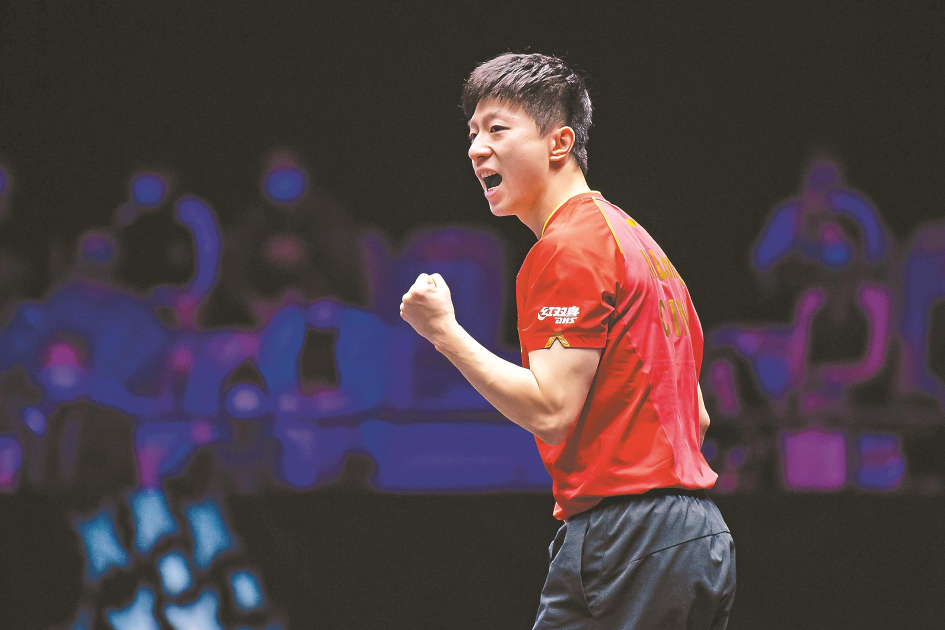
#> input picture photos/马龙.jpg, 1890 x 1260 px (shown at 1/2 size)
$ python process-player-photos.py
#> lines starting #> are read from the running program, lines starting #| are printed output that depends on the picture
from pathlib import Path

from PIL import Image, ImageOps


ROOT = Path(__file__).resolve().parents[1]
SOURCE = ROOT / "photos"
DESTINATION = ROOT / "apps" / "web" / "public" / "assets" / "players"
SIZE = (512, 512)

# centering is the normalized focal point retained while filling a square crop.
# Adjust these values when a source image changes; original photos are read-only.
PLAYERS = (
    ("ma-long", "马龙.jpg", (0.50, 0.50)),
    ("fan-zhendong", "樊振东.png", (0.50, 0.48)),
    ("zhang-jike", "张继科.jpg", (0.50, 0.48)),
    ("xu-xin", "许昕.jpg", (0.50, 0.45)),
    ("wang-chuqin", "王楚钦.jpg", (0.50, 0.48)),
    ("lin-gaoyuan", "林高远.jpg", (0.50, 0.50)),
    ("tomokazu-harimoto", "张本智和.jpg", (0.50, 0.48)),
    ("truls-moregard", "莫雷加德.png", (0.50, 0.45)),
)


def main() -> None:
    DESTINATION.mkdir(parents=True, exist_ok=True)
    for player_id, filename, focal_point in PLAYERS:
        source_path = SOURCE / filename
        if not source_path.is_file():
            raise FileNotFoundError(f"Missing source photo: {source_path}")
        with Image.open(source_path) as image:
#> image is the input picture: PIL image 1890x1260 RGB; mean R, G, B 76.4, 61.5, 67.4
            source_size = image.size
#> source_size = (1890, 1260)
            portrait = ImageOps.fit(
                image.convert("RGB"),
                SIZE,
                method=Image.Resampling.LANCZOS,
                centering=focal_point,
            )
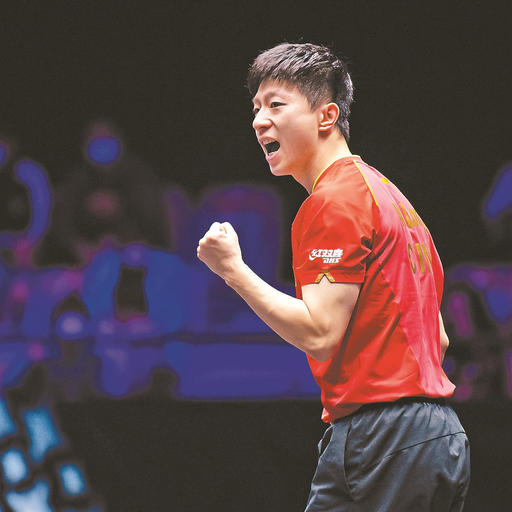
#> portrait: PIL image 512x512 RGB; mean R, G, B 85, 66, 70.8
            output_path = DESTINATION / f"{player_id}.webp"
            portrait.save(output_path, format="WEBP", quality=88, method=6)
        print(f"{filename} {source_size[0]}x{source_size[1]} -> {output_path.name} 512x512")
#| 马龙.jpg 1890x1260 -> ma-long.webp 512x512
#> pass 2 of the loop in main, `for player_id, filename, focal_point in PLAYERS:`:
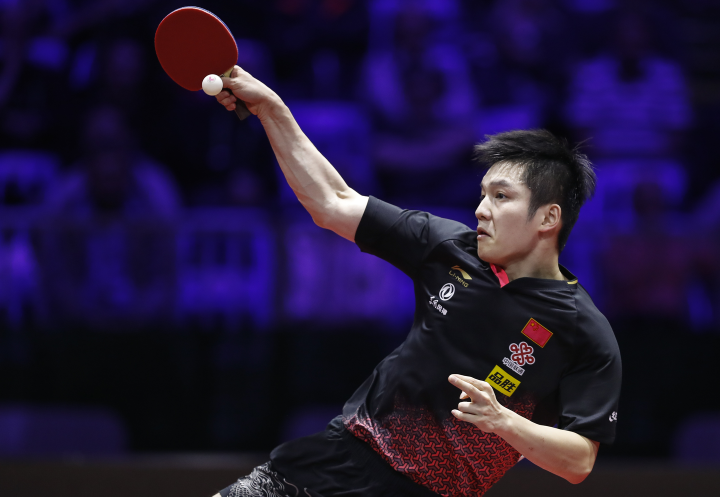
#> input picture photos/樊振东.png, 1440 x 993 px (shown at 1/2 size)
#> in main, image is the input picture: PIL image 1440x993 RGB; mean R, G, B 33.1, 22.5, 54.1
#> in main, `portrait = ImageOps.fit( image.convert("RGB"), SIZE, method=Image.Resa..`:
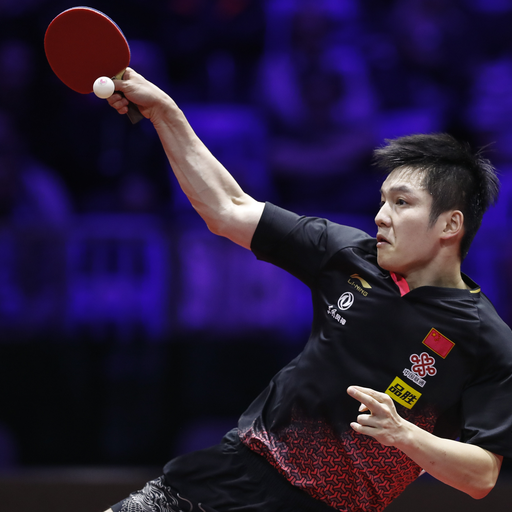
#> portrait: PIL image 512x512 RGB; mean R, G, B 39.3, 27.2, 57.2
#| 樊振东.png 1440x993 -> fan-zhendong.webp 512x512
#> pass 3 of the loop in main, `for player_id, filename, focal_point in PLAYERS:`:
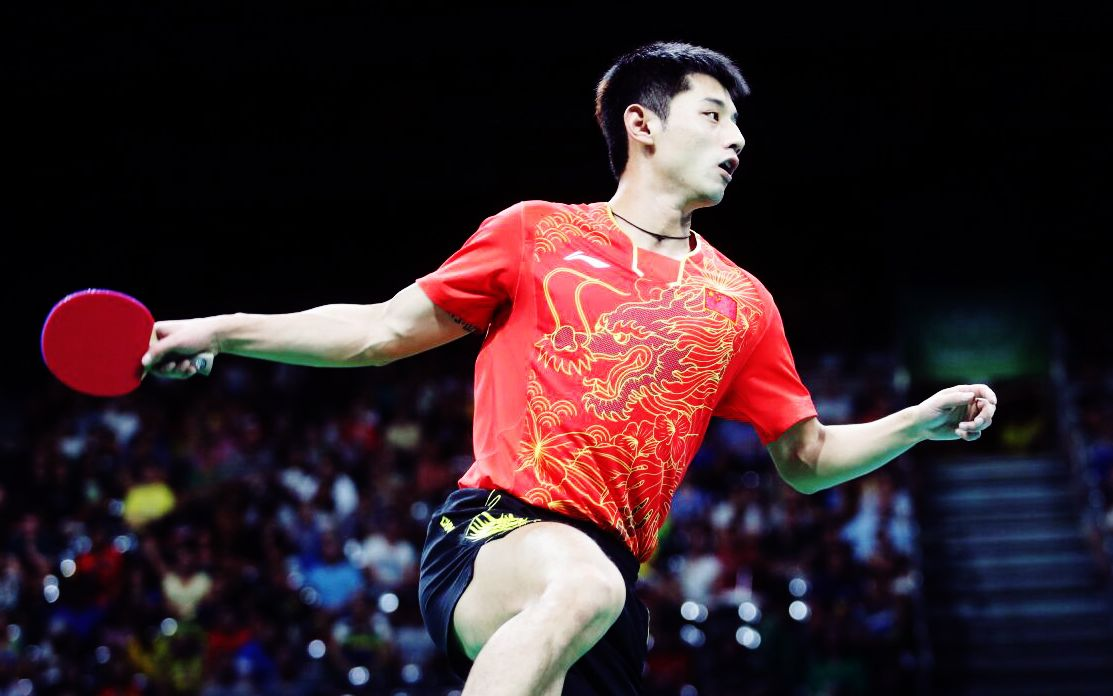
#> input picture photos/张继科.jpg, 1113 x 696 px
#> in main, image is the input picture: PIL image 1113x696 RGB; mean R, G, B 53.1, 36.1, 41.6
#> in main, `portrait = ImageOps.fit( image.convert("RGB"), SIZE, method=Image.Resa..`:
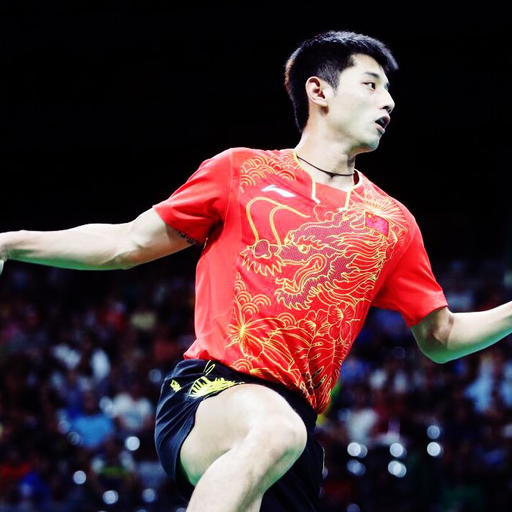
#> portrait: PIL image 512x512 RGB; mean R, G, B 73.7, 49.2, 53.5
#| 张继科.jpg 1113x696 -> zhang-jike.webp 512x512
#> the loop made 8 passes; the first 3 are shown


if __name__ == "__main__":
#> (the run stopped early here; a loop or call above may not have finished)
